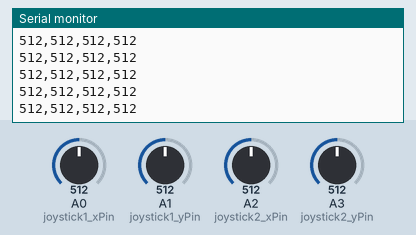
Recording of a sketch running on a simulated Arduino Uno, built with avr-gcc and run on an emulated ATmega328P. On the bench: the last lines printed to the serial monitor. Inputs (shaded band) come from the test bench; at power-on: A0 (joystick1_xPin) = 512, A1 (joystick1_yPin) = 512, A2 (joystick2_xPin) = 512, A3 (joystick2_yPin) = 512.

Above: at 1.2 s.
1.3 s: A0 (joystick1_xPin) set to 716
At 1.32 s:
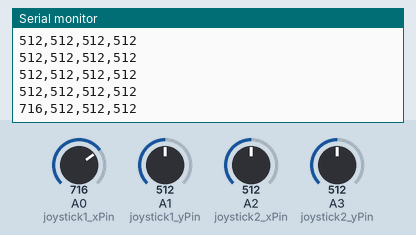
2.8 s: A1 (joystick1_yPin) set to 716
At 2.84 s:
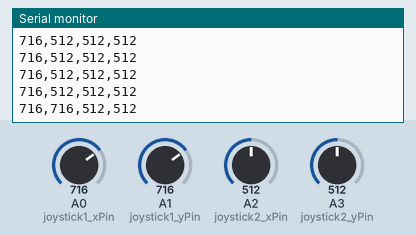
4.3 s: A2 (joystick2_xPin) set to 716
At 4.35 s:
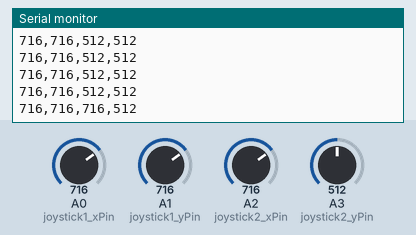
5.8 s: A3 (joystick2_yPin) set to 716
At 5.87 s:
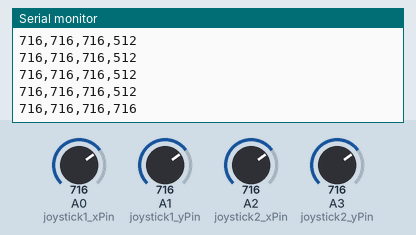
8.8 s: A0 (joystick1_xPin) set to 992
At 8.8 s:
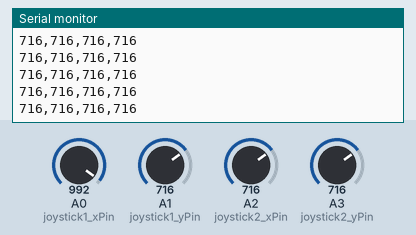
10.3 s: A1 (joystick1_yPin) set to 992
At 10.32 s:
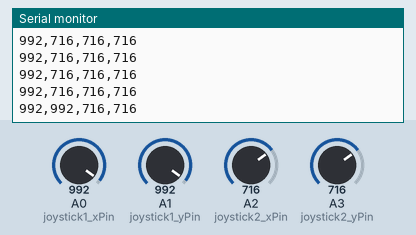
Timing chart, 0 to 12.8 s (numbered marks = the images above; inputs shaded):
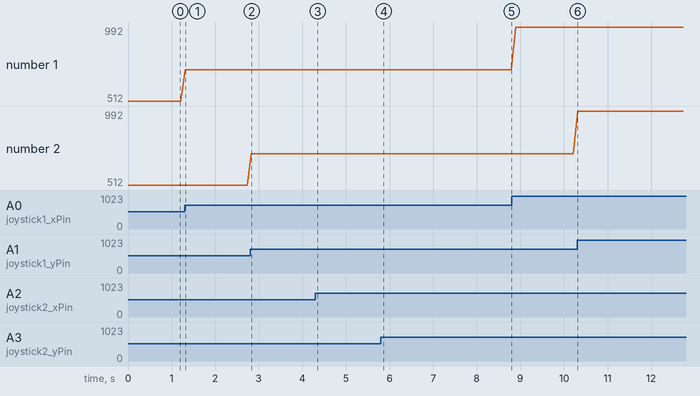

Measured:
- after the input at 1.3 s, the serial monitor: prints a new line at once (image 1)
- after the input at 2.8 s, the serial monitor: prints a new line at once (image 2)
- after the input at 4.3 s, the serial monitor: prints a new line after 0.05 s (image 3)
- after the input at 5.8 s, the serial monitor: prints a new line after 0.06 s (image 4)
- after the input at 10.3 s, the serial monitor: prints a new line at once (image 6)
- plotted number 1: 512 → 716 after the input at 1.3 s, 716 → 992 after the input at 8.8 s

The sketch:

joysticks.ino
```cpp
const int joystick1_xPin = A0;
const int joystick1_yPin = A1;
const int joystick2_xPin = A2;
const int joystick2_yPin = A3;

void setup() {
  Serial.begin(9600);
  pinMode(joystick1_xPin, INPUT);
  pinMode(joystick1_yPin, INPUT);
  pinMode(joystick2_xPin, INPUT);
  pinMode(joystick2_yPin, INPUT);
}

void loop() {
  int joystick1_x = analogRead(joystick1_xPin);
  int joystick1_y = analogRead(joystick1_yPin);
  int joystick2_x = analogRead(joystick2_xPin);
  int joystick2_y = analogRead(joystick2_yPin);

  Serial.print(joystick1_x);
  Serial.print(",");
  Serial.print(joystick1_y);
  Serial.print(",");
  Serial.print(joystick2_x);
  Serial.print(",");
  Serial.println(joystick2_y);

  delay(100);
}
```
